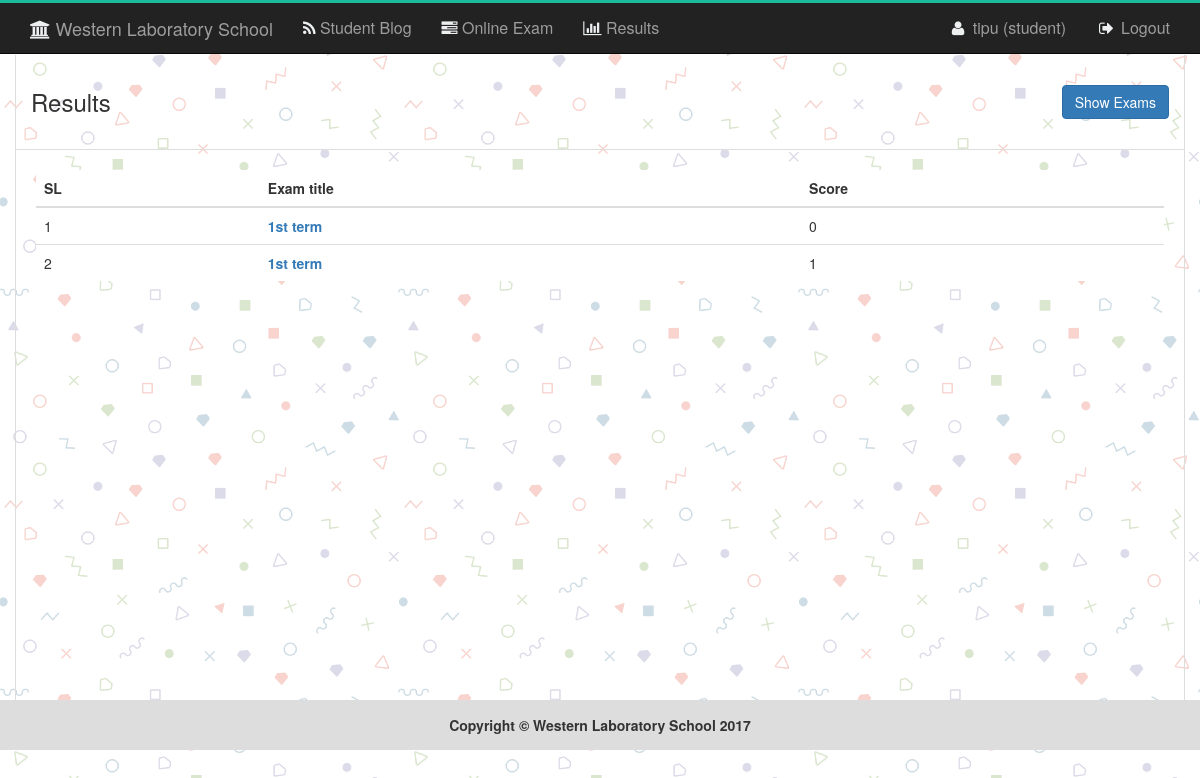
Page /result.php (signed in) on the earlier database version.
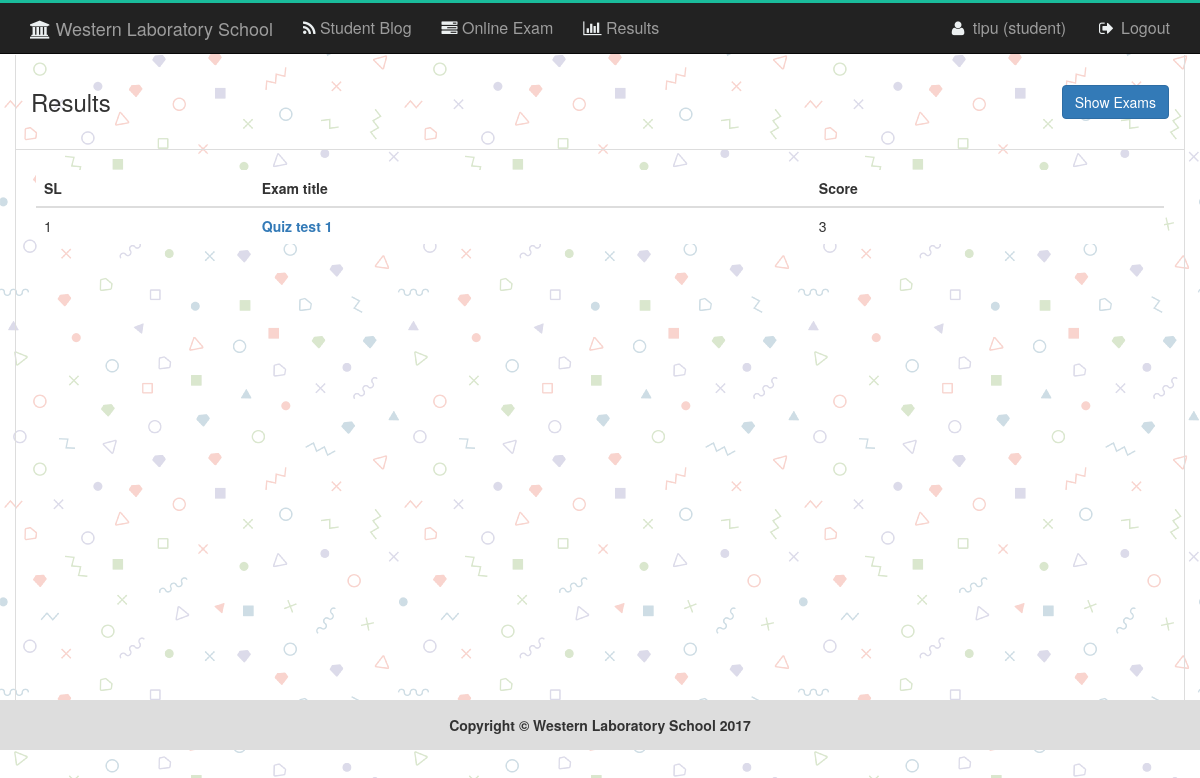
Same page on the later database version.
### tables this page shows
CREATE TABLE `tbl_result` (
  `id` int(11) NOT NULL,
  `exname` varchar(100) NOT NULL,
  `exid` int(11) NOT NULL,
  `userid` int(11) NOT NULL,
  `score` int(11) NOT NULL
);

### libs/Database.php (called while the page is built, shortened)
<?php
Class Database{
	public $host   = DB_HOST;
	public $user   = DB_USER;
	public $pass   = DB_PASS;
	public $dbname = DB_NAME;
	public $link;
	private function connectDB(){
	$this->link = new mysqli($this->host, $this->user, $this->pass, $this->dbname);
 }
	public function select($query){
		$result = $this->link->query($query) or die($this->link->error.__LINE__);
		if($result->num_rows > 0){
			return $result;
		} else {
			return false;
		}
	}
}

### libs/Session.php (called while the page is built, shortened)
<?php
class Session{
	 public static function get($key){
	 	if (isset($_SESSION[$key])) {
	 		return $_SESSION[$key];
	 	} else {
	 		return false;
	 	}
	 }
}
?>

### classes/exam.php (called while the page is built, shortened)
<?php
	include_once ("/../libs/Session.php");
    include_once ("/../libs/Database.php");
Class Exam{
	private $db;
	public function __construct(){
		$this->db = new Database();
	}
	public function getResultByUser($userid){
		$query = "SELECT * FROM tbl_result WHERE userid='$userid'";
		$getData = $this->db->select($query);
		return $getData;
	}
	}
?>

### result.php (the view)
<?php
include_once "header.php";
?>
<section id="examlist">
    <div class="container obls_margin obls_border">
        <div class="row">
            <div class="col-md-6 examlistpad">
                <span style="font-size:24px;">Results</span>
            </div>
            <div class="col-md-6 text-right examlistpad">
                <div class="">
                  <a href="examlist.php" class="btn btn-primary">Show Exams</a>
                </div>
            </div>
        </div>
        <div class="row" id="postdetails">
            <div class="col-md-12" style="padding:20px;">
                <table class="table table-hover exlisttable" style="background:#fff">
                    <thead>
                      <tr>
                        <th>SL</th>
                        <th>Exam title</th>
                        <th>Score</th>
                      </tr>
                    </thead>
                    <tbody>
                    <?php
                    $i=0;
                    $userid = Session::get('userid');
                    $getex= $ex->getResultByUser($userid);
                    if ($getex) {
                    while ($row = $getex->fetch_assoc()) {
                      $i++;
                   ?>
                      <tr>
                        <td><?php echo $i;?></td>
                        <td><strong><a href="#"><?php echo $row['exname'];?></a></strong></td>
                        <td><?php echo $row['score'];?></td>
                      </tr>
                    <?php
                          }
                       }else{
                        echo "<td colspan=3>Nothing found !</td>";
                      }
                    ?>
                    </tbody>
                </table>
            </div>
        </div>
    </div>
</section>
<?php
include_once "footer.php";
?>

Differences in the rows shown:
removed tbl_result: exname "1st term", score "0"
removed tbl_result: exname "1st term", score "1"
added tbl_result: exname "Quiz test 1", score "3"
